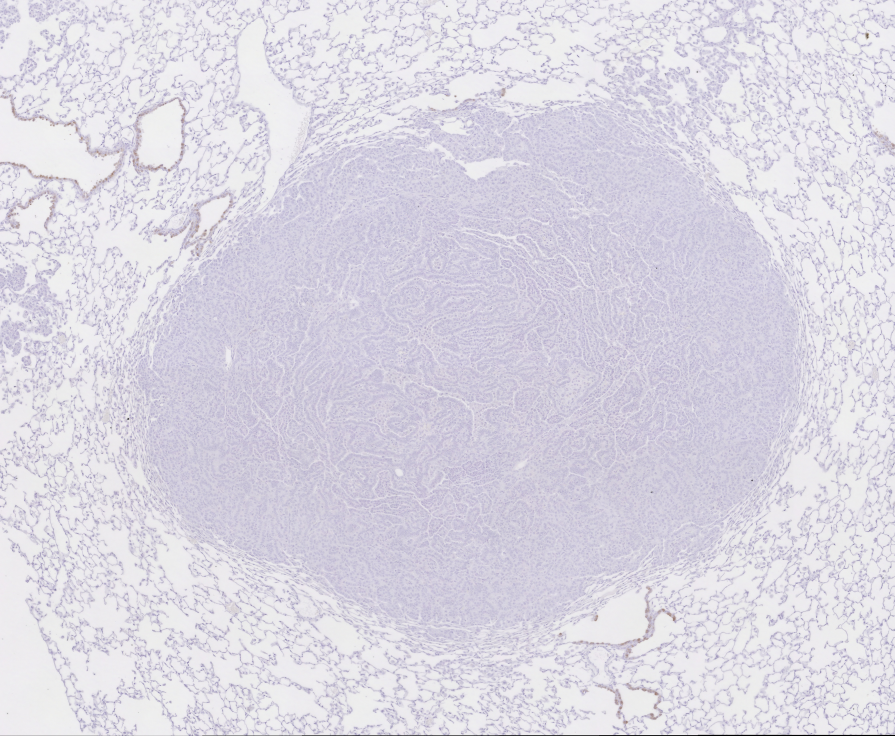
#> input picture stain_registration/TestData/01-CC10.jpg, 4473 x 3679 px (shown at 1/5 size)
$ python optical_flow.py --source_path TestData/01-CC10.jpg --normalized_target_path out.png --source_landmarks_path TestData/gaussian_CC10.jpg --target_landmarks_path TestData/gaussian_CC10.jpg
#> lines starting #> are read from the running program, lines starting #| are printed output that depends on the picture
# -*- coding: utf-8 -*-
"""
Created on Wed Jun 12 14:54:07 2024

@author: argajashende
"""

import numpy as np
import matplotlib.pyplot as plt
from skimage import io, transform
from skimage.registration import optical_flow_tvl1
from skimage.color import rgb2gray
import cv2 as cv
from visualization import plot_landmarks, blend_images, read_coordinates_from_csv, plot_landmarks_with_overlay
from PIL import Image
from evaluation import euclidean_distance_metric, k_pixel_threshold, relative_TRE, robustness
import os, argparse

def resize_images(source, target):
    # Resize target image to the size of source image
    target_resized = transform.resize(target, source.shape, anti_aliasing=True)
    return target_resized

def compute_optical_flow(source, target):
    # Compute the optical flow between source and target images
    v, u = optical_flow_tvl1(source, target,attachment=5, tightness=0.1, num_warp=30, num_iter=200, tol=1e-4, prefilter=True)
    return v, u

def warp_image(target, v, u):
    # Warp the target image using the estimated optical flow
    nr, nc = target.shape[0], target.shape[1]
    row_coords, col_coords = np.meshgrid(np.arange(nr), np.arange(nc), indexing='ij')
    warp_coords = np.array([row_coords + v, col_coords + u])
    target_warped = transform.warp(target, warp_coords, mode='edge')
    return target_warped

def register_images(source, target):

    source_dwn = cv.medianBlur(cv.resize(source, (0, 0), fx = 0.1, fy = 0.1), 5)
    target_dwn = cv.medianBlur(cv.resize(target, (0, 0), fx = 0.1, fy = 0.1),5)
    target_resized = resize_images(source_dwn, target_dwn)
    v, u = compute_optical_flow(source_dwn, target_resized)

    h_old, w_old = u.shape[:2]
    h_new, w_new = target.shape[:2]
    from scipy.interpolate import interp2d
    #print(u.shape, v.shape)
    # Interpolating and rescaling u and v
    f_u = interp2d(np.linspace(0,w_old-1,w_old),np.linspace(0,h_old-1,h_old),10*u,kind='linear')
    f_v = interp2d(np.linspace(0,w_old-1,w_old),np.linspace(0,h_old-1,h_old),10*v,kind='linear')

    u_rescaled = f_u(np.linspace(0,w_old-1,w_new),np.linspace(0,h_old-1,h_new))
    v_rescaled = f_v(np.linspace(0,w_old-1,w_new),np.linspace(0,h_old-1,h_new))

    target_warped = warp_image(target, v_rescaled, u_rescaled)

    return target_warped, v_rescaled, u_rescaled

def transform_landmarks(landmarks, v, u):
    # Transform the landmark coordinates using the optical flow vectors
    transformed_landmarks = landmarks.copy()
    for i, (x, y) in enumerate(landmarks):
        dx, dy = u[int(y), int(x)], v[int(y), int(x)]
        transformed_landmarks[i] = [x - dx, y - dy]
    return transformed_landmarks

def main():
    parser = argparse.ArgumentParser()
    parser.add_argument('--source_path', type=str, required=True, help="Provide file path for source (H&E) image")
    parser.add_argument('--normalized_target_path', type=str, required=True, help="Provide file path for normalized target (IHC) image")
    parser.add_argument('--source_landmarks_path', type=str, required=True, help="Provide file path for source (H&E) landmarks")
    parser.add_argument('--target_landmarks_path', type=str, required=True, help="Provide file path for target (IHC) landmarks")

    args = parser.parse_args()

    # Case 1: Registration of CC10 to H&E stain
    # Load source and target images
    source = cv.imread(args.source_path, cv.IMREAD_GRAYSCALE)
#> source: shape (3679, 4473); min 0, max 255, mean 218
    target = cv.imread(args.normalized_target_path, cv.IMREAD_GRAYSCALE)

    # Register the images
    registered_image, v_rescaled, u_rescaled = register_images(source, target)
#> in register_images, `source_dwn = cv.medianBlur(cv.resize(source, (0, 0), fx = 0.1, fy = 0...`:
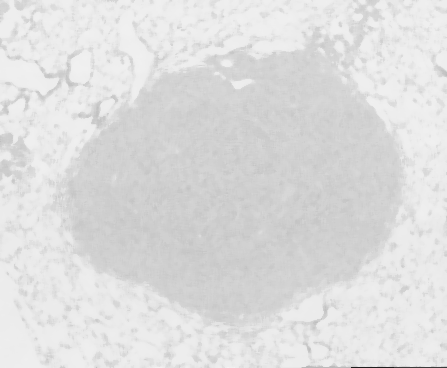
#> source_dwn: shape (368, 447); min 29, max 242, mean 221.7
    plt.imshow(registered_image, cmap='gray')
    plt.show()

    source_image = np.array(Image.open(args.source_path))
    #source_landmarks_path = './TestData/01-HE.csv'
    source_landmarks = read_coordinates_from_csv(args.source_landmarks_path)

    #target_landmarks_path = './TestData/01-CC10.csv'
    target_landmarks = read_coordinates_from_csv(args.target_landmarks_path)

    transformed_landmarks = transform_landmarks(target_landmarks, v_rescaled, u_rescaled)
    plot_landmarks_with_overlay(source_image, source_landmarks, target_landmarks, transformed_landmarks, label='Before Registration')
    plt.show()
    plot_landmarks_with_overlay(source_image, source_landmarks, target_landmarks, transformed_landmarks, label='After Registration')
    plt.show()

    # Evaluation:
    distances, sum_distances, avg_distances = euclidean_distance_metric(source_landmarks, transformed_landmarks)
    print(f"Avg distance between source and transformed images: {avg_distances}")
    rTRE = relative_TRE(distances, source_image)
    kpte = k_pixel_threshold(distances, 50)
    print(f"K-Pixel threshold value: {kpte}")
    robust = robustness(source_landmarks, target_landmarks, transformed_landmarks)
    print(f"Robustness: {robust}")


if __name__ == "__main__":
#> (the run stopped early here; a loop or call above may not have finished)

$ run again, on stain_registration/TestData/gaussian_HE.jpg
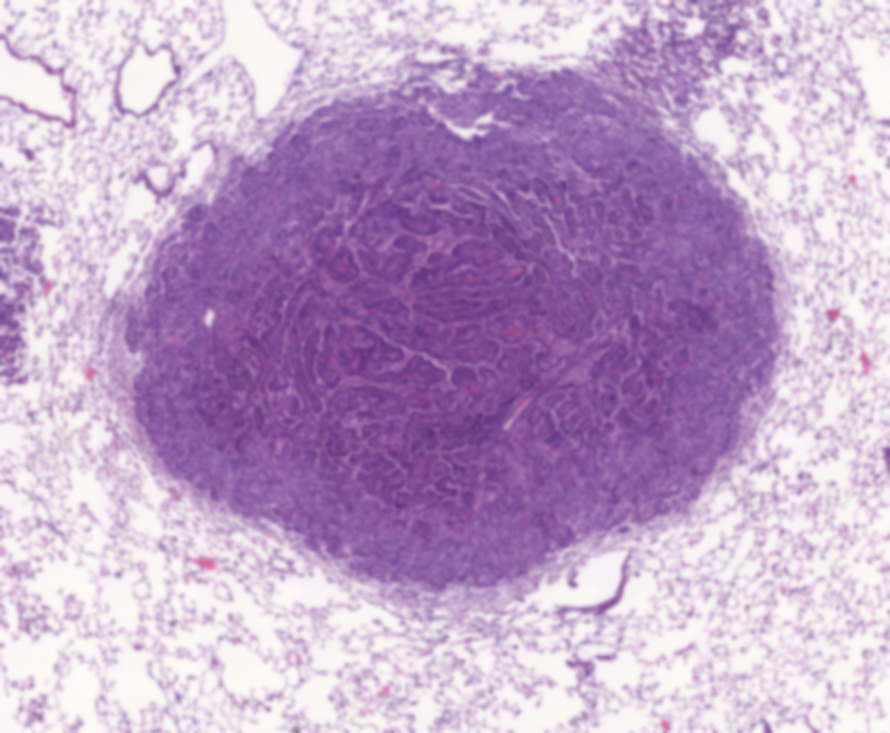
#> input picture stain_registration/TestData/gaussian_HE.jpg, 4450 x 3664 px (shown at 1/5 size)
#> in main, `source = cv.imread(args.source_path, cv.IMREAD_GRAYSCALE)`:
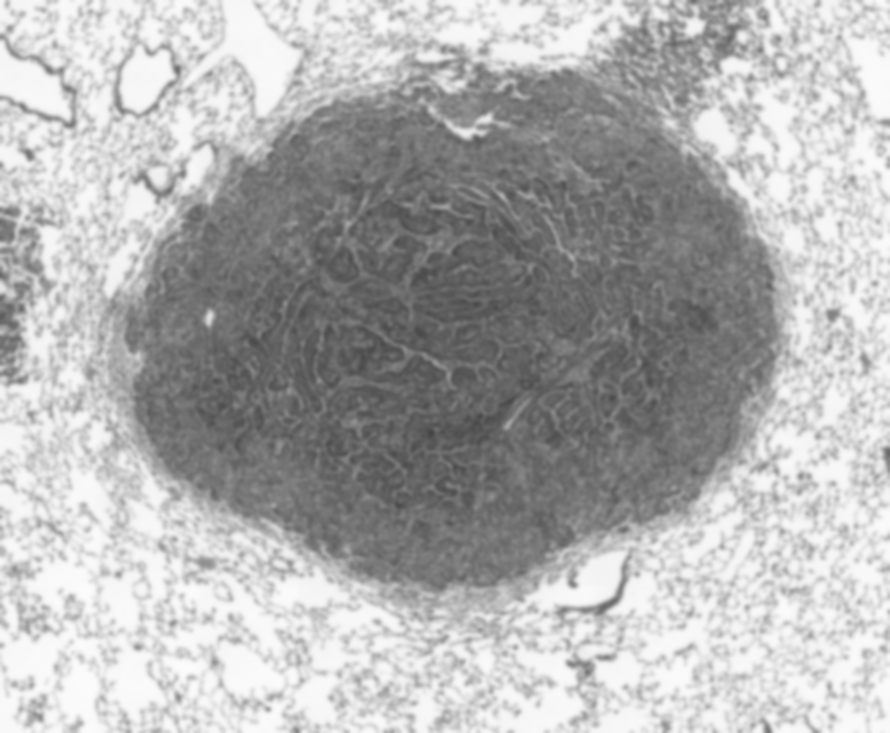
#> source: shape (3664, 4450) (shown at 1/5 size); min 68, max 253, mean 176.4
#> in register_images, `source_dwn = cv.medianBlur(cv.resize(source, (0, 0), fx = 0.1, fy = 0...`:
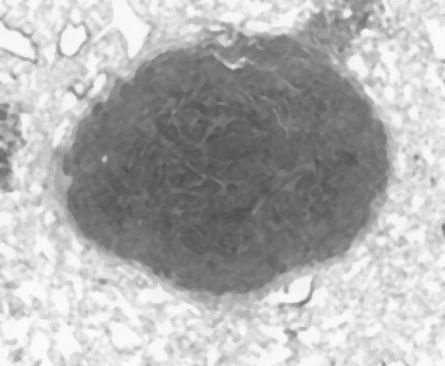
#> source_dwn: shape (366, 445); min 79, max 251, mean 177
